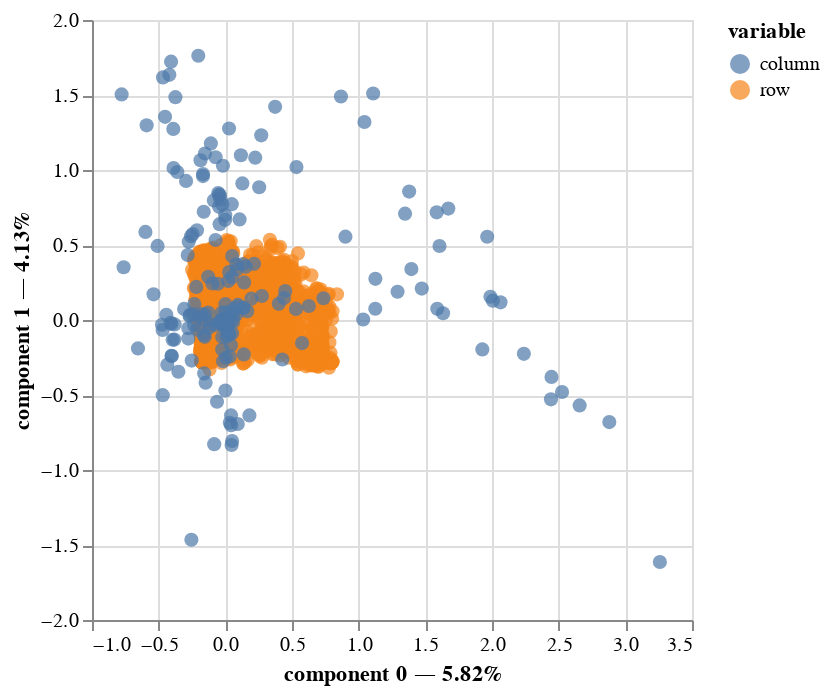

Here is the notebook cell this chart was saved with:
### Code cell
mca.plot(
    df_cond_encoded,
    x_component=0,
    y_component=1,
    show_column_markers=True,
    show_row_markers=True,
    show_column_labels=False,
    show_row_labels=False
)

### Figure 1 — Vega-Lite specification as saved in the notebook (floating-point values rounded to 4 significant figures; data arrays with more than 128 entries replaced by an {"elided": "..."} marker saying what was removed)
{"config": {"view": {"continuousWidth": 300, "continuousHeight": 300}}, "layer": [{"data": {"name": "data-871c0a2c7143544c54c0afa7216b1b17"}, "mark": {"type": "circle", "size": 50}, "encoding": {"color": {"field": "variable", "type": "nominal"}, "tooltip": [{"field": "variable", "type": "nominal"}, {"field": "value", "type": "nominal"}, {"field": "component 0", "type": "quantitative"}, {"field": "component 1", "type": "quantitative"}], "x": {"axis": {"title": "component 0 — 5.82%"}, "field": "component 0", "scale": {"zero": false}, "type": "quantitative"}, "y": {"axis": {"title": "component 1 — 4.13%"}, "field": "component 1", "scale": {"zero": false}, "type": "quantitative"}}, "name": "view_3"}, {"data": {"name": "data-42c9feab68cf29ba555535600b73d30d"}, "mark": {"type": "circle", "size": 50}, "encoding": {"color": {"field": "variable", "type": "nominal"}, "tooltip": [{"field": "variable", "type": "nominal"}, {"field": "value", "type": "nominal"}, {"field": "component 0", "type": "quantitative"}, {"field": "component 1", "type": "quantitative"}], "x": {"axis": {"title": "component 0 — 5.82%"}, "field": "component 0", "scale": {"zero": false}, "type": "quantitative"}, "y": {"axis": {"title": "component 1 — 4.13%"}, "field": "component 1", "scale": {"zero": false}, "type": "quantitative"}}}], "params": [{"name": "param_3", "select": {"type": "interval", "encodings": ["x", "y"]}, "bind": "scales", "views": ["view_3"]}], "$schema": "https://vega.github.io/schema/vega-lite/v5.20.1.json", "datasets": {"data-871c0a2c7143544c54c0afa7216b1b17": {"elided": "5611 records"}, "data-42c9feab68cf29ba555535600b73d30d": {"elided": "272 records"}}}
